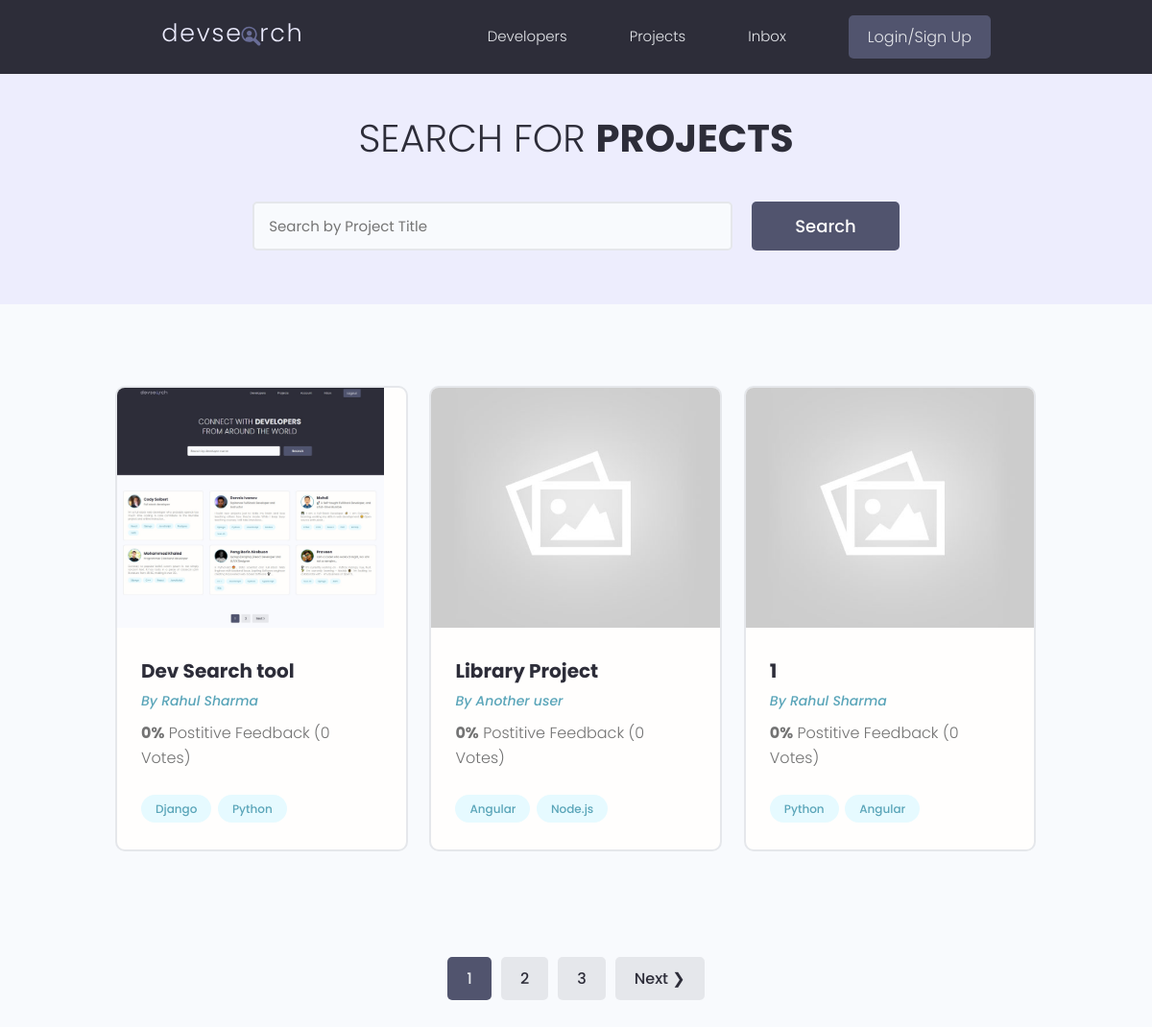
The page /projects/ on the database as committed earlier.
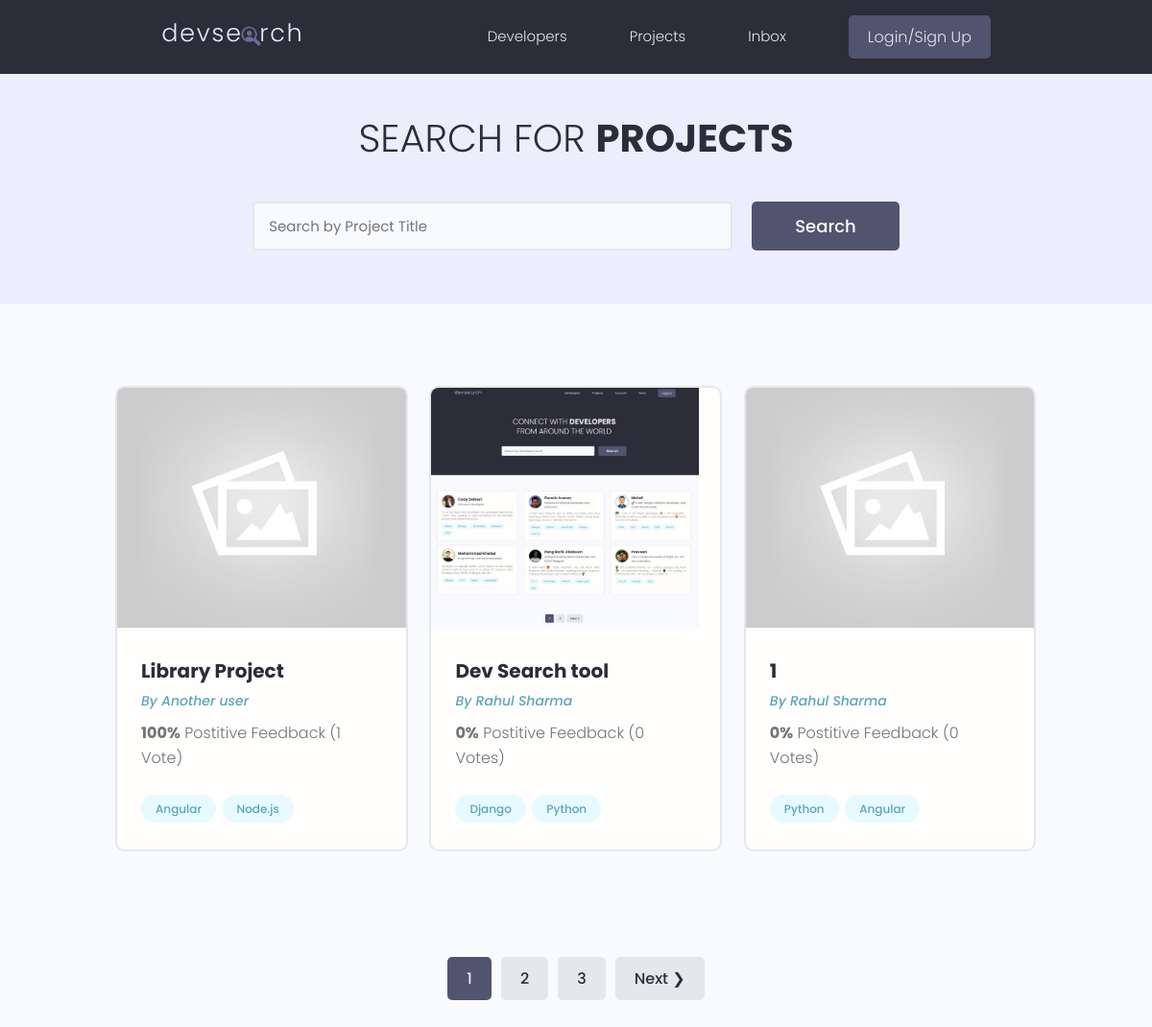
The same page on the database as committed later.
### projects/models.py (models this page shows, shortened)
class Project(models.Model):
    owner = models.ForeignKey(
        Profile, null=True, blank=True, on_delete=models.CASCADE)
    title = models.CharField(max_length = 200)
    description = models.TextField(null = True, blank = True)
    featured_image = models.ImageField(null = True, blank = True, default = 'default.jpg')
    demo_link = models.CharField(max_length = 2000, null = True, blank = True)
    source_link = models.CharField(max_length = 2000, null = True, blank = True)
    tags = models.ManyToManyField('Tag', blank = True)
    vote_total = models.IntegerField(default = 0, null = True, blank = True)
    vote_ratio = models.IntegerField(default = 0, null = True, blank = True)
    created = models.DateTimeField(auto_now_add = True)
    id = models.UUIDField(default = uuid.uuid4, unique = True, primary_key = True, editable = False)
    class Meta:
        ordering = ['-vote_ratio', '-vote_total', 'created']

class Tag(models.Model):
    name = models.CharField(max_length = 200)
    created = models.DateTimeField(auto_now_add = True)
    id = models.UUIDField(default = uuid.uuid4, unique = True, primary_key = True, editable = False)
    def __str__(self):
        return self.name

### users/models.py (models this page shows, shortened)
class Profile(models.Model):
    user = models.OneToOneField(
        User, on_delete=models.CASCADE, null=True, blank=True)
    name = models.CharField(max_length=200, blank=True, null=True)
    email = models.EmailField(max_length=500, blank=True, null=True)
    username = models.CharField(max_length=200, blank=True, null=True)
    location = models.CharField(max_length=200, blank=True, null=True)
    short_intro = models.CharField(max_length=200, blank=True, null=True)
    bio = models.TextField(blank=True, null=True)
    profile_image = models.ImageField(
        null=True, blank=True, upload_to='profiles/', default="profiles/user-default.png")
    social_github = models.CharField(max_length=200, blank=True, null=True)
    social_twitter = models.CharField(max_length=200, blank=True, null=True)
    social_linkedin = models.CharField(max_length=200, blank=True, null=True)
    social_youtube = models.CharField(max_length=200, blank=True, null=True)
    social_website = models.CharField(max_length=200, blank=True, null=True)
    created = models.DateTimeField(auto_now_add=True)
    id = models.UUIDField(default=uuid.uuid4, unique=True,
                          primary_key=True, editable=False)

### projects/views.py (the view)
# urls.py: path('projects/', include('projects.urls')),
def projects(request):
    projects, search_query = searchProjects(request)
    custom_range, projects = paginateProjects(request, projects, 3)
    context = {'projects': projects, 'search_query': search_query, 'custom_range': custom_range}
    return render(request, 'projects/projects.html', context)

### projects/utils.py (called while the page is built)
def paginateProjects(request, projects, results):
    page = request.GET.get('page')
    paginator = Paginator(projects, results)
    try:
        projects = paginator.page(page)
    except PageNotAnInteger:
        page = 1
        projects = paginator.page(page)
    except EmptyPage:
        page = paginator.num_pages
        projects = paginator.page(page)
    leftIndex = (int(page) - 4)
    if leftIndex < 1:
        leftIndex = 1
    rightIndex = (int(page) + 5)
    if rightIndex > paginator.num_pages:
        rightIndex = paginator.num_pages + 1
    custom_range = range(leftIndex, rightIndex)
    return custom_range, projects

def searchProjects(request):
    search_query = ''
    if request.GET.get('search_query'):
        search_query = request.GET.get('search_query')
    tags = Tag.objects.filter(name__icontains=search_query)
    projects = Project.objects.distinct().filter(
        Q(title__icontains=search_query) |
        Q(description__icontains=search_query) |
        Q(owner__name__icontains=search_query) |
        Q(tags__in=tags)
    )
    return projects, search_query

### projects/templates/projects/projects.html (shortened to what this page needs)
{% extends 'main.html' %} {% block content %}
<main class="projects">
  <section class="hero-section text-center">
    <div class="container container--narrow">
      <div class="hero-section__box">
        <h2>Search for <span>Projects</span></h2>
      </div>
      <div class="hero-section__search">
        <form id="searchForm" class="form" action="#" method="get">
          <div class="form__field">
            <input class="input input--text" id="formInput#search" type="text" name="search_query"
              value="{{search_query}}" placeholder="Search by Project Title" />
          </div>
          <input class="btn btn--sub btn--lg" type="submit" value="Search" />
        </form>
      </div>
    </div>
  </section>
  <section class="projectsList">
    <div class="container">
      <div class="grid grid--three">
        {% for project in projects %}
        <div class="column">
          <div class="card project">
            <a href="{% url 'project' project.id %}" class="project">
              <img class="project__thumbnail" src="{{project.featured_image.url}}" alt="project thumbnail" />
              <div class="card__body">
                <h3 class="project__title">{{ project.title}}</h3>
                <p><a class="project__author" href="{% url 'user-profile' project.owner.id %}">By {{ project.owner.name }}</a></p>
                <p class="project--rating">
                  <span style="font-weight: bold;">{{project.vote_ratio}}%</span> Postitive
                  Feedback ({{project.vote_total}} Vote{{project.vote_total|pluralize:"s"}})
                </p>
                <div class="project__tags">
                  {% for tag in project.tags.all%}
                  <span class="tag tag--pill tag--main">
                    <small>{{tag}}</small>
                  </span>
                  {% endfor %}
                </div>
              </div>
            </a>
          </div>
        </div>
        {% endfor %}
      </div>
    </div>
  </section>
  {% include 'pagination.html' with queryset=projects custom_range=custom_range %}
</main>
{% endblock content %}

Rows that differ between the two databases and show on the page:
changed Project "Library Project": vote_ratio "0" → "100"; vote_total "0" → "1"; moves up the list
